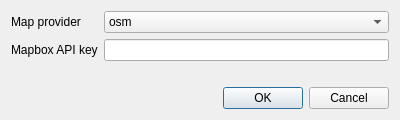
<?xml version="1.0" encoding="UTF-8"?>
<ui version="4.0">
 <class>VORLocalizerDisplayDialog</class>
 <widget class="QDialog" name="VORLocalizerDisplayDialog">
  <property name="geometry">
   <rect>
    <x>0</x>
    <y>0</y>
    <width>400</width>
    <height>120</height>
   </rect>
  </property>
  <property name="font">
   <font>
    <pointsize>9</pointsize>
   </font>
  </property>
  <property name="windowTitle">
   <string>Display Settings</string>
  </property>
  <layout class="QVBoxLayout" name="verticalLayout">
   <item>
    <layout class="QFormLayout" name="mapLayout">
     <item row="0" column="0">
      <widget class="QLabel" name="mapProviderLabel">
       <property name="text">
        <string>Map provider</string>
       </property>
      </widget>
     </item>
     <item row="0" column="1">
      <widget class="QComboBox" name="mapProvider">
       <property name="toolTip">
        <string>Mapping service provider</string>
       </property>
       <item>
        <property name="text">
         <string>osm</string>
        </property>
       </item>
       <item>
        <property name="text">
         <string>mapboxgl</string>
        </property>
       </item>
      </widget>
     </item>
     <item row="1" column="0">
      <widget class="QLabel" name="mapBoxAPIKeyLabel">
       <property name="text">
        <string>Mapbox API key</string>
       </property>
      </widget>
     </item>
     <item row="1" column="1">
      <widget class="QLineEdit" name="mapBoxAPIKey">
       <property name="toolTip">
        <string>API key for Mapbox (https://www.mapbox.com), required for the mapboxgl map provider</string>
       </property>
      </widget>
     </item>
    </layout>
   </item>
   <item>
    <widget class="QDialogButtonBox" name="buttonBox">
     <property name="orientation">
      <enum>Qt::Orientation::Horizontal</enum>
     </property>
     <property name="standardButtons">
      <set>QDialogButtonBox::StandardButton::Cancel|QDialogButtonBox::StandardButton::Ok</set>
     </property>
    </widget>
   </item>
  </layout>
 </widget>
 <resources/>
 <connections>
  <connection>
   <sender>buttonBox</sender>
   <signal>accepted()</signal>
   <receiver>VORLocalizerDisplayDialog</receiver>
   <slot>accept()</slot>
   <hints>
    <hint type="sourcelabel">
     <x>248</x>
     <y>254</y>
    </hint>
    <hint type="destinationlabel">
     <x>157</x>
     <y>274</y>
    </hint>
   </hints>
  </connection>
  <connection>
   <sender>buttonBox</sender>
   <signal>rejected()</signal>
   <receiver>VORLocalizerDisplayDialog</receiver>
   <slot>reject()</slot>
   <hints>
    <hint type="sourcelabel">
     <x>316</x>
     <y>260</y>
    </hint>
    <hint type="destinationlabel">
     <x>286</x>
     <y>274</y>
    </hint>
   </hints>
  </connection>
 </connections>
</ui>
